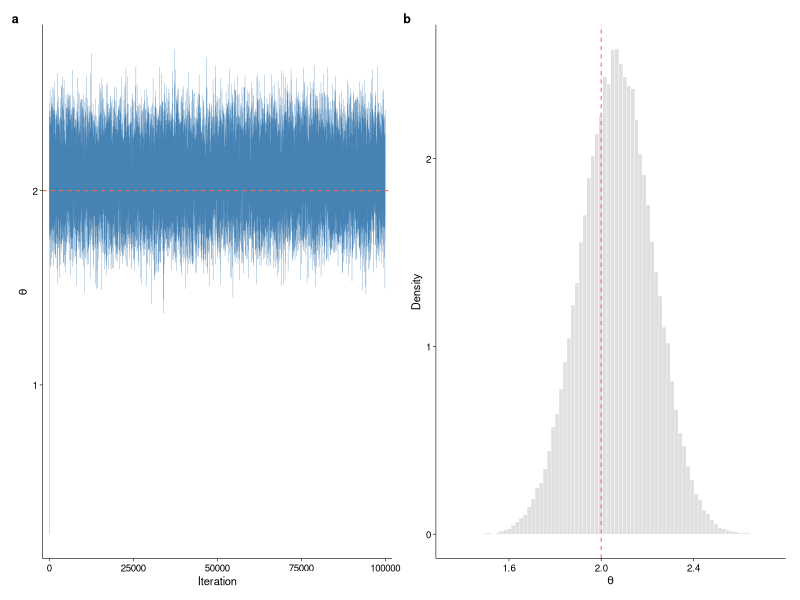
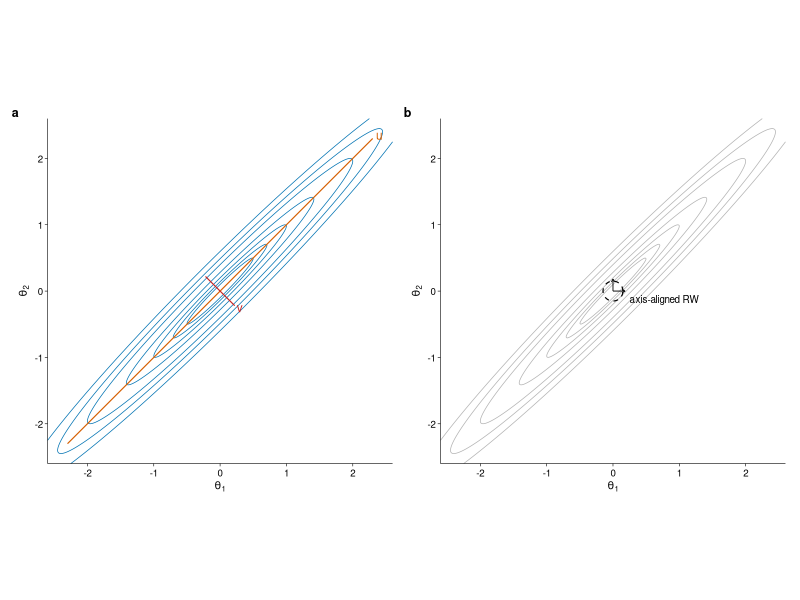

The R source for these figures, in order:
## ---- chunk 1
library(ggplot2)
library(patchwork)
knitr::opts_chunk$set(
  echo = TRUE,
  message = FALSE,
  warning = FALSE
)
## ---- chunk 2
gibbs_latent <- function(y,
                         tau,
                         sigma,
                         s0,
                         n_iter = 100000,
                         burn_in = 10000,
                         theta_init = 0) {
  n <- length(y)
  tau2 <- tau^2
  sig2 <- sigma^2
  s02 <- s0^2
  
  var_z <- 1 / (1 / tau2 + 1 / sig2)
  mean_z_factor <- tau2 / (tau2 + sig2)
  
  var_theta <- 1 / (1 / s02 + n / sig2)
  mean_theta_factor <- s02 / (sig2 + n * s02)
  
  theta <- theta_init
  theta_draws <- numeric(n_iter)
  
  for (b in seq_len(n_iter)) {
    # Draw latent variables conditional on theta and the data
    z <- rnorm(n, mean = mean_z_factor * (y - theta), sd = sqrt(var_z))
    
    # Draw theta conditional on the latent variables and the data
    theta <- rnorm(1, mean = mean_theta_factor * sum(y - z), sd = sqrt(var_theta))
    
    theta_draws[b] <- theta
  }
  
  keep <- seq(burn_in + 1, n_iter)
  list(theta = theta_draws[keep], all_theta = theta_draws)
}
## ---- chunk 3
set.seed(10110104)

n <- 50
theta_true <- 2
tau <- 1
sigma <- 0.5
s0 <- 5

z <- rnorm(n, mean = 0, sd = tau)
eps <- rnorm(n, mean = 0, sd = sigma)
y <- theta_true + z + eps

post <- gibbs_latent(
  y = y,
  tau = tau,
  sigma = sigma,
  s0 = s0,
  n_iter = 100000,
  burn_in = 10000
)
## ---- chunk 4
#| tbl-cap: "Task 4: Posterior estimates for theta from the Gibbs sampler."
gibbs_summary <- data.frame(
  `Posterior mean` = round(mean(post$theta), 4),
  `Posterior SD` = round(sd(post$theta), 4),
  `95% lower` = round(as.numeric(quantile(post$theta, 0.025)), 4),
  `95% upper` = round(as.numeric(quantile(post$theta, 0.975)), 4),
  check.names = FALSE
)
gibbs_summary
## ---- chunk 5
#| fig-cap: "Task 4: Gibbs sampler diagnostics. a, Trace of theta draws. b, Posterior histogram for theta; the red dashed line denotes the true value theta = 2."
#| fig-width: 7
#| fig-height: 3.2
nature_theme <- theme_classic(base_size = 8, base_family = "sans") +
  theme(
    axis.text = element_text(size = 7, color = "black"),
    axis.title = element_text(size = 8),
    axis.ticks = element_line(linewidth = 0.2, color = "black"),
    axis.line = element_line(linewidth = 0.2, color = "black"),
    plot.margin = margin(t = 3, r = 5, b = 3, l = 3, unit = "pt")
  )

trace_df <- data.frame(
  iteration = seq_along(post$all_theta),
  theta = post$all_theta
)

p_trace <- ggplot(trace_df, aes(x = iteration, y = theta)) +
  geom_line(color = "steelblue", linewidth = 0.1) +
  geom_hline(
    yintercept = theta_true,
    color = "tomato",
    linetype = "dashed",
    linewidth = 0.35
  ) +
  scale_x_continuous(expand = expansion(mult = c(0.02, 0.02))) +
  labs(x = "Iteration", y = expression(theta)) +
  nature_theme

post_df <- data.frame(theta = post$theta)

p_posterior <- ggplot(post_df, aes(x = theta)) +
  geom_histogram(
    aes(y = after_stat(density)),
    bins = 80,
    fill = "grey88",
    color = "white",
    linewidth = 0.1
  ) +
  geom_vline(
    xintercept = theta_true,
    color = "tomato",
    linetype = "dashed",
    linewidth = 0.35
  ) +
  labs(x = expression(theta), y = "Density") +
  nature_theme

diagnostic_plot <- p_trace + p_posterior +
  plot_annotation(tag_levels = "a") &
  theme(plot.tag = element_text(face = "bold", size = 9, family = "sans"))

diagnostic_plot
## ---- chunk 6
marginal_var <- tau^2 + sigma^2
posterior_precision <- 1 / s0^2 + n / marginal_var
post_var_exact <- 1 / posterior_precision
post_mean_exact <- post_var_exact * (n * mean(y) / marginal_var)
post_sd_exact <- sqrt(post_var_exact)
## ---- chunk 7
#| tbl-cap: "Task 5: Comparison between Gibbs estimates and the exact marginal posterior."
comparison <- data.frame(
  Method = c("Gibbs sampler", "Exact marginal posterior"),
  `Posterior mean` = round(c(mean(post$theta), post_mean_exact), 4),
  `Posterior SD` = round(c(sd(post$theta), post_sd_exact), 4),
  check.names = FALSE
)
comparison
## ---- chunk 8
rho <- 0.98
Sigma_ex2 <- matrix(c(1, rho, rho, 1), nrow = 2)
prec_ex2 <- solve(Sigma_ex2)

grid_vals <- seq(-2.6, 2.6, length.out = 350)
contour_df <- expand.grid(theta1 = grid_vals, theta2 = grid_vals)
theta_mat <- as.matrix(contour_df)
quad_mat <- theta_mat %*% prec_ex2
contour_df$density <- exp(-0.5 * rowSums(quad_mat * theta_mat)) /
  (2 * pi * sqrt(det(Sigma_ex2)))

radii2 <- c(0.25, 0.5, 1, 2, 4, 6, 9)
contour_levels <- exp(-radii2 / 2) /
  (2 * pi * sqrt(det(Sigma_ex2)))

long_axis <- data.frame(theta1 = c(-2.3, 2.3), theta2 = c(-2.3, 2.3))
short_axis <- data.frame(theta1 = c(-0.22, 0.22),
                         theta2 = c(0.22, -0.22))
proposal_df <- data.frame(t = seq(0, 2 * pi, length.out = 300))
proposal_df$theta1 <- 0.15 * cos(proposal_df$t)
proposal_df$theta2 <- 0.15 * sin(proposal_df$t)
## ---- chunk 9
#| fig-cap: "Task 2: Geometry of the correlated target. a, Highly elongated Gaussian contours with principal directions u and v. b, The same contours with a small axis-aligned random-walk proposal scale; the dashed circle is constrained by the narrow v direction but is inefficient for movement along the u direction."
#| fig-width: 7
#| fig-height: 3.3
theme_ex2 <- theme_classic(base_size = 8, base_family = "sans") +
  theme(
    axis.text = element_text(size = 7, color = "black"),
    axis.title = element_text(size = 8),
    axis.ticks = element_line(linewidth = 0.2, color = "black"),
    axis.line = element_line(linewidth = 0.2, color = "black"),
    plot.margin = margin(
      t = 3,
      r = 5,
      b = 3,
      l = 3,
      unit = "pt"
    )
  )

p_geometry <- ggplot(contour_df, aes(x = theta1, y = theta2)) +
  geom_contour(
    aes(z = density),
    breaks = contour_levels,
    color = "#0072B2",
    linewidth = 0.25
  ) +
  geom_line(data = long_axis,
            color = "#D55E00",
            linewidth = 0.4) +
  geom_line(data = short_axis,
            color = "#C82423",
            linewidth = 0.4) +
  annotate(
    "text",
    x = 2.35,
    y = 2.35,
    label = "u",
    hjust = 0,
    size = 3,
    color = "#D55E00"
  ) +
  annotate(
    "text",
    x = 0.25,
    y = -0.25,
    label = "v",
    hjust = 0,
    size = 3,
    color = "#C82423"
  ) +
  coord_equal(
    xlim = c(-2.6, 2.6),
    ylim = c(-2.6, 2.6),
    expand = FALSE
  ) +
  labs(x = expression(theta[1]), y = expression(theta[2])) +
  theme_ex2

p_rw <- ggplot(contour_df, aes(x = theta1, y = theta2)) +
  geom_contour(
    aes(z = density),
    breaks = contour_levels,
    color = "grey70",
    linewidth = 0.25
  ) +
  geom_path(
    data = proposal_df,
    color = "black",
    linetype = "dashed",
    linewidth = 0.4
  ) +
  annotate(
    "segment",
    x = 0,
    y = 0,
    xend = 0.18,
    yend = 0,
    arrow = arrow(length = unit(0.08, "cm")),
    linewidth = 0.3
  ) +
  annotate(
    "segment",
    x = 0,
    y = 0,
    xend = 0,
    yend = 0.18,
    arrow = arrow(length = unit(0.08, "cm")),
    linewidth = 0.3
  ) +
  annotate(
    "text",
    x = 0.25,
    y = -0.12,
    label = "axis-aligned RW",
    hjust = 0,
    size = 2.5
  ) +
  coord_equal(
    xlim = c(-2.6, 2.6),
    ylim = c(-2.6, 2.6),
    expand = FALSE
  ) +
  labs(x = expression(theta[1]), y = expression(theta[2])) +
  theme_ex2

contour_figure <- p_geometry + p_rw +
  plot_annotation(tag_levels = "a") &
  theme(plot.tag = element_text(
    face = "bold",
    size = 9,
    family = "sans"
  ))

contour_figure
## ---- chunk 10
make_bvn_target <- function(rho = 0.98) {
  Sigma <- matrix(c(1, rho, rho, 1), nrow = 2)
  precision <- solve(Sigma)
  
  log_pi <- function(theta) {
    theta <- as.vector(theta)
    - 0.5 * as.numeric(t(theta) %*% precision %*% theta)
  }
  
  grad_log_pi <- function(theta) {
    theta <- as.vector(theta)
    as.vector(-precision %*% theta)
  }
  
  list(
    Sigma = Sigma,
    precision = precision,
    log_pi = log_pi,
    grad_log_pi = grad_log_pi
  )
}

target <- make_bvn_target(rho = 0.98)
## ---- chunk 11
theta_test <- c(1, 1)
target$log_pi(theta_test)
target$grad_log_pi(theta_test)
## ---- chunk 12
A <- matrix(c(1, 1, 1, -1), nrow = 2, byrow = TRUE) / sqrt(2)
Sigma_uv <- A %*% target$Sigma %*% t(A)
Sigma_uv
## ---- chunk 13
#| tbl-cap: "Task 4: Variances and covariance in the transformed coordinates."
transform_summary <- data.frame(
  Quantity = c("Var(u)", "Var(v)", "Cov(u,v)"),
  Value = c(Sigma_uv[1, 1], Sigma_uv[2, 2], Sigma_uv[1, 2])
)
transform_summary
## ---- chunk 14
# Define the target covariance matrix
rho <- 0.98

Sigma <- matrix(c(1, rho, rho, 1), nrow = 2)

# Precision matrix
precision <- solve(Sigma)

# Eigen decomposition
eig <- eigen(Sigma, symmetric = TRUE)

# Construct Sigma^(1/2) and Sigma^(-1/2)
Sigma_sqrt <- eig$vectors %*%
  diag(sqrt(eig$values)) %*%
  t(eig$vectors)

Sigma_inv_sqrt <- eig$vectors %*%
  diag(1 / sqrt(eig$values)) %*%
  t(eig$vectors)

# Whitening and inverse whitening transformations
whiten <- function(theta) {
  as.vector(Sigma_inv_sqrt %*% as.vector(theta))
}

unwhiten <- function(z) {
  as.vector(Sigma_sqrt %*% as.vector(z))
}

# HMC mass matrices under
# K(p) = 1/2 p^T M^{-1} p
M_inv <- Sigma
M <- precision

# Verify that Sigma_sqrt %*% Sigma_sqrt = Sigma
Sigma_sqrt %*% Sigma_sqrt

# Verify that Sigma_inv_sqrt %*% Sigma_inv_sqrt = Sigma^{-1}
Sigma_inv_sqrt %*% Sigma_inv_sqrt

# Verify that the whitened covariance is the identity
cov_whitened <- Sigma_inv_sqrt %*%
  Sigma %*%
  Sigma_inv_sqrt

cov_whitened

# Test the transformation with theta = (1,1)
theta_test <- c(1, 1)
z_test <- whiten(theta_test)
theta_back <- unwhiten(z_test)

z_test
theta_back

# Eigenvalue ratios
eigenvalue_ratio <- max(eig$values) / min(eig$values)
whitened_ratio <- max(eigen(cov_whitened)$values) /
  min(eigen(cov_whitened)$values)

eigenvalue_ratio
whitened_ratio
## ---- chunk 15
cavi_bvn <- function(rho,
                     n_iter = 200,
                     m1_init = 1,
                     m2_init = -1) {
  var_q <- 1 - rho^2
  m1 <- numeric(n_iter + 1)
  m2 <- numeric(n_iter + 1)
  m1[1] <- m1_init
  m2[1] <- m2_init

  for (b in seq_len(n_iter)) {
    # Update q1 using the current mean of q2
    m1[b + 1] <- rho * m2[b]

    # Update q2 using the updated mean of q1
    m2[b + 1] <- rho * m1[b + 1]
  }

  list(
    m1 = m1,
    m2 = m2,
    var_q = var_q
  )
}
## ---- chunk 16
rho_values <- c(0, 0.5, 0.95)

cavi_results <- do.call(rbind, lapply(rho_values, function(rho) {
  fit <- cavi_bvn(rho = rho, n_iter = 200)
  data.frame(
    rho = rho,
    true_variance = 1,
    variational_variance = fit$var_q,
    final_m1 = tail(fit$m1, 1),
    final_m2 = tail(fit$m2, 1)
  )
}))
## ---- chunk 17
#| tbl-cap: "Task 5: Numerical CAVI verification for rho = 0, 0.5, and 0.95."
cavi_results_print <- cavi_results
cavi_results_print$final_m1 <- round(cavi_results_print$final_m1, 8)
cavi_results_print$final_m2 <- round(cavi_results_print$final_m2, 8)
cavi_results_print
